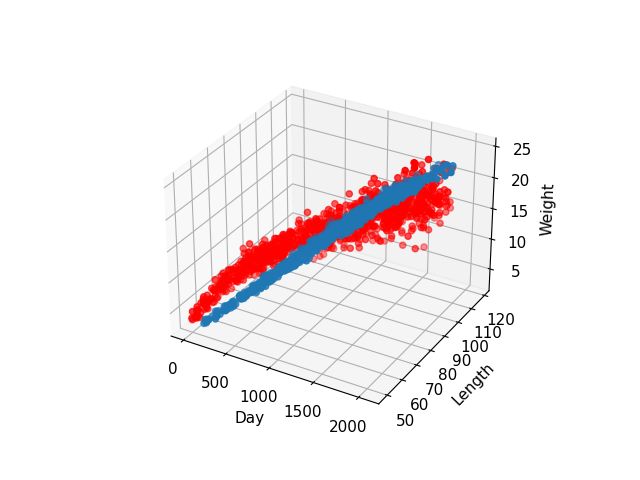

Write Python code to recreate this figure.
import numpy as np
import matplotlib
import matplotlib.pyplot as plt
import pandas as pd
import torch
from matplotlib import cm
from mpl_toolkits.mplot3d import axes3d, art3d

matplotlib.rcParams.update({'font.size': 11})

# regarding the notations, see http://stats.stackexchange.com/questions/193908/in-machine-learning-why-are-superscripts-used-instead-of-subscripts

W_init = np.array([[-0.2], [0.53]])
b_init = np.array([[3.1]])

# Visualize result
data = pd.read_csv("./data/day_length_weight.csv")

day = data["day"].tolist()
weight = data["weight"].tolist()
length = data["length"].tolist()

train_x = []
train_y = []
for i in range(weight.__len__()):
    temp_x = [weight[i], length[i]]
    temp_y = [day[i]]

    train_x.append(temp_x)
    train_y.append(temp_y)

class LinearRegressionModel:
    def __init__(self):
        # Model variables
        self.W = torch.tensor([[0.0], [0.0]], requires_grad=True)  # requires_grad enables calculation of gradients
        self.b = torch.tensor([[0.0]], requires_grad=True)

    # predictor
    def f(self, x):
        return x @ self.W + self.b

    # Uses Mean Squared Error
    def loss(self, x, y):
        return torch.nn.functional.mse_loss(self.f(x), y)


model = LinearRegressionModel()

# observed/training input and output
x_train = torch.tensor(train_x)  # x_train = [[1], [1.5], [2], [3], [4], [5], [6]]
y_train = torch.tensor(train_y)  # y_train = [[5], [3.5], [3], [4], [3], [1.5], [2]]

# Optimize: adjust W and b to minimize loss using stochastic gradient descent
optimizer = torch.optim.SGD([model.b, model.W], 0.0001)
for epoch in range(7500):
    model.loss(x_train, y_train).backward()  # Compute loss gradients
    optimizer.step()  # Perform optimization by adjusting W and b,
    optimizer.zero_grad()  # Clear gradients for next step

print("W = %s, b = %s, loss = %s" % (model.W, model.b, model.loss(x_train, y_train)))

fig = plt.figure().gca(projection='3d')

fig.scatter(day, length, weight, c='red')
fig.scatter(model.f(x_train).detach(), length, weight, label='$y = f(x) = xW+b$')

fig.set_xlabel('Day')
fig.set_ylabel('Length')
fig.set_zlabel('Weight')

plt.savefig("task2")
plt.show()

